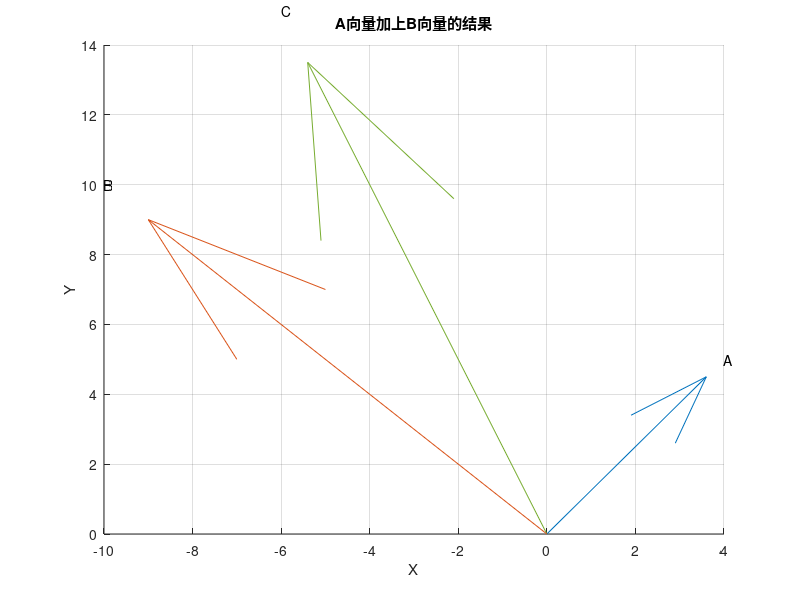

The MATLAB source for this figure:

clear;
clc;
A=[4 5];
B=[-10,10];
C=A+B;
%quiver([0,0],[0,0],A,B);
hold on
quiver(0,0,A(1),A(2));
quiver(0,0,C(1),C(2));
quiver(0,0,B(1),B(2));
title('A向量加上B向量的结果');
xlabel('X');
ylabel('Y');
text(A(1),A(2),'A');
text(B(1),B(2),'B');
text(C(1),C(2),'C');
grid on



